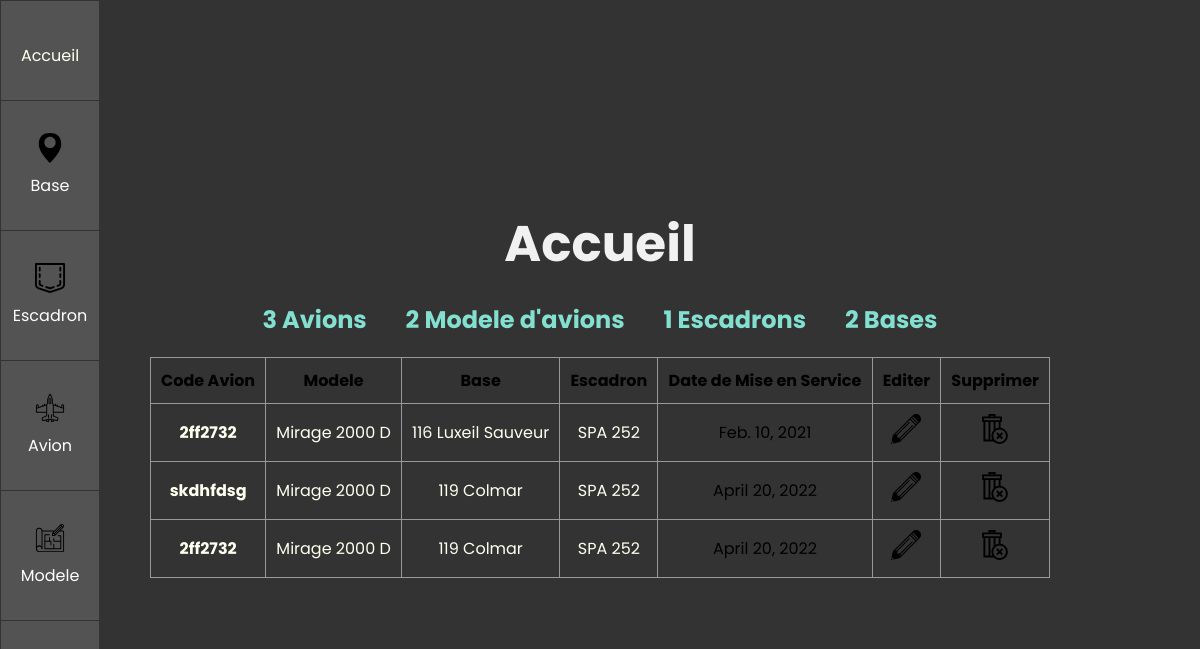
The page / on the database its author committed.
### BDD/models.py (models this page shows)
class Avion(models.Model):
    modele = models.ForeignKey(AvionModele, on_delete=models.CASCADE)
    code_avion = models.CharField(max_length=30)
    escadron = models.ForeignKey(Escadron, on_delete=models.SET_NULL,null=True)
    base = models.ForeignKey(Base, on_delete=models.SET_NULL,null=True)
    date_service = models.DateField()

class AvionModele(models.Model):
    nom = models.CharField(max_length=30,null=True)
    def __str__(self):
        return self.nom

class Base(models.Model):
    nom = models.CharField(max_length=30,null=True)
    ville = models.CharField(max_length=30,null=True)
    num = models.IntegerField(max_length=5,null=True)
    def __str__(self):
        return str(str(self.num) + " " + str(self.nom))

class Escadron(models.Model):
    nom =  models.CharField(max_length=30,null=True)
    def __str__(self):
        return self.nom

### BDD/views.py (the view)
# urls.py: path('', views.index), #racine
def index(request):
    ba = models.Base.objects.all() # queryset pour le squellete
    es = models.Escadron.objects.all() # queryset pour le squellete
    av = models.Avion.objects.all() # queryset pour le squellete
    avm =  models.AvionModele.objects.all() # queryset pour le squellete
    ttav = len(av) #compteur pour la page d'acceuil
    ttba = len(ba) #compteur pour la page d'acceuil
    ttes = len(es) #compteur pour la page d'acceuil
    ttavm = len(avm) #compteur pour la page d'acceuil
    return render(request, 'acc_av.html',{"BA" : ba,"ES" : es,"AV" : av,"AVM" : avm,"TTBA": ttba,"TTAV": ttav,"TTES": ttes,"TTAVM": ttavm}) #request avec toutes les infos

### BDD/templates/acc_av.html (shortened to what this page needs)
{% extends "main.html" %}
{% block content %}
{% load static %}
<h1> Accueil </h1>
<div class="barinfo">
    <h2> {{TTAV}} Avions </h2>
    <h2> {{TTAVM}} Modele d'avions </h2>
    <h2> {{TTES}} Escadrons </h2>
    <h2> {{TTBA}} Bases </h2>
</div>
<table class="table is-fullwidth is-hoverable sortable" >
    <thead>
        <tr>
            <th>Code Avion</th>
            <th>Modele</th>
            <th>Base</th>
            <th>Escadron</th>
            <th>Date de Mise en Service</th>
            <th>Editer</th>
            <th>Supprimer</th>
          </tr>
    </thead>
    <tbody>
    {% for avion in AV %}
    <tr>
        <th><a href="/show/av/{{avion.id}}">{{avion.code_avion}}</a></th>
        {% for modele in AVM %}
        {% if avion.modele == modele %}
        <td><a href="/show/avm/{{modele.id}}">{{avion.modele}}</a></td>
        {% endif %}
        {% endfor %}
        {% for base in BA %}
        {% if avion.base == base %}
        <td><a href="/show/ba/{{base.id}}">{{avion.base}}</a></td>
        {% endif %}
        {% endfor %}
        {% for escadron in ES %}
        {% if avion.escadron == escadron %}
        <td><a href="/show/es/{{escadron.id}}">{{avion.escadron}}</a></td>
        {% else %}
        {% if avion.escadron == NULL %}
        <td>∅</td>
        {% endif %}
        {% endif %}
    {% endfor %}
        <td>{{avion.date_service}}</td>
        <td><a href="/up/av/{{avion.id}}"><img src="{% static 'edit-svgrepo-com.svg' %}" alt="icone" class="icone"></a></td>
        <td><a href="/del/av/{{avion.id}}"><img src="{% static 'delete-svgrepo-com.svg' %}" alt="icone" class="icone"></a></td>
      </tr>
    </tbody>
    {% endfor %}
{% endblock %}

### BDD/static/main.css (style rules this page uses)
body { background: #333; height: 100vh; font-family: 'Poppins', sans-serif; }
h1 { font-size: 50px; padding-left: 0px; color: #f1f1f1; text-align: center; }
.icone { width: 30px; }
a { text-decoration: none; color: ivory; }
#content h1 { flex-grow: 100%; flex-basis: 1; }
table { border-collapse: collapse; width: 100%; overflow: scroll; }
td, th { border: 1px solid #999; padding: 0.5rem; text-align: left; padding: 10px; text-align: center; }
.barinfo { display: flex; flex-direction: row; justify-content: space-between; width: 75%; margin-bottom: 20px; }
.barinfo h2 { color: #83e0d1; padding: auto; margin-top: 20px; }

### rows shown on the page
Avion: code_avion "2ff2732", modele "Mirage 2000 D", base "116 Luxeil Sauveur", escadron "SPA 252", date_service "Feb. 10, 2021"
Avion: code_avion "skdhfdsg", modele "Mirage 2000 D", base "119 Colmar", escadron "SPA 252", date_service "April 20, 2022"
Avion: code_avion "2ff2732", modele "Mirage 2000 D", base "119 Colmar", escadron "SPA 252", date_service "April 20, 2022"

### other values the page prints
{{ TTAV }} "3"
{{ TTAVM }} "2"
{{ TTES }} "1"
{{ TTBA }} "2"
